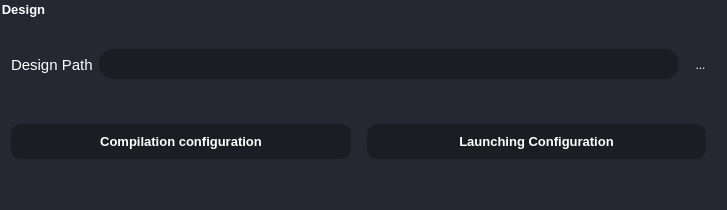
<?xml version="1.0" encoding="UTF-8"?>
<ui version="4.0">
 <class>DesignBox</class>
 <widget class="QGroupBox" name="DesignBox">
  <property name="geometry">
   <rect>
    <x>0</x>
    <y>0</y>
    <width>727</width>
    <height>210</height>
   </rect>
  </property>
  <property name="font">
   <font>
    <pointsize>10</pointsize>
    <weight>75</weight>
    <bold>true</bold>
   </font>
  </property>
  <property name="windowTitle">
   <string>GroupBox</string>
  </property>
  <property name="styleSheet">
   <string notr="true">QGroupBox{
background-color:rgb(37, 40, 50);
color: white;
	border-radius: 15px;
}
QLabel{
color: white;

}
QLineEdit{
	border: 0px solid rgb(37, 39, 48);
	height: 30px;
	border-radius: 15px;
	color: white;
	padding-left: 20px;
	padding-right: 20px;
	background-color: rgb(27, 29, 35);
}
QLineEdit:hover{
	border: 2px solid rgb(64, 71, 88)
}
QLineEdit:focus{
	border: 3px solid rgb(91, 101, 124);
	color: white;
}
QLineEdit:disabled {
	background-color: #808080;
}
/* ToolButton */
QToolButton {
	border: 0px;
	width: 28px;
	height: 28px;
	background-color: transparent;
	color: rgb(255, 255, 255);
	border-radius: 15px;
}
QToolButton:hover {
	background-color: rgb(57, 65, 80);
	border: 2px solid rgb(61, 70, 86);
}
QToolButton:pressed {
	background-color: rgb(35, 40, 49);
	border: 2px solid rgb(43, 50, 61);
}
QPushButton{
	background-color: rgb(27, 29, 35);
}
QPushButton {
	border: 0px solid rgb(52, 59, 72);
	color: rgb(255, 255, 255);
	border-radius: 10px;
	margin-right:10px;
}
QPushButton:hover {
	background-color: rgb(57, 65, 80);
	border: 5px solid transparent;
}
QPushButton:pressed {
	background-color: rgb(35, 40, 49);
	border: 7px solid transparent;
}
QPushButton:disabled {
	background-color: rgb(102, 109, 122);
	color: rgb(168, 168, 168);
}

</string>
  </property>
  <property name="title">
   <string>Design</string>
  </property>
  <layout class="QGridLayout" name="gridLayout">
   <item row="0" column="0">
    <layout class="QHBoxLayout" name="DesignPath_horizontalLayout">
     <item>
      <widget class="QLabel" name="DesignPath_label">
       <property name="font">
        <font>
         <family>MS Shell Dlg 2</family>
         <pointsize>11</pointsize>
         <weight>50</weight>
         <italic>false</italic>
         <bold>false</bold>
        </font>
       </property>
       <property name="lineWidth">
        <number>0</number>
       </property>
       <property name="text">
        <string>Design Path</string>
       </property>
      </widget>
     </item>
     <item>
      <widget class="QLineEdit" name="DesignPath_lineEdit">
       <property name="focusPolicy">
        <enum>Qt::ClickFocus</enum>
       </property>
       <property name="styleSheet">
        <string notr="true"/>
       </property>
      </widget>
     </item>
     <item>
      <widget class="QToolButton" name="BrowseDesignPath_button">
       <property name="styleSheet">
        <string notr="true"/>
       </property>
       <property name="text">
        <string>...</string>
       </property>
       <property name="icon">
        <iconset>
         <normaloff>:/icons/icons/folder_icon.png</normaloff>:/icons/icons/folder_icon.png</iconset>
       </property>
      </widget>
     </item>
    </layout>
   </item>
   <item row="1" column="0">
    <layout class="QHBoxLayout" name="Configurations_horizontalLayout">
     <item>
      <widget class="QPushButton" name="CompilationConfig_button">
       <property name="sizePolicy">
        <sizepolicy hsizetype="Preferred" vsizetype="Fixed">
         <horstretch>0</horstretch>
         <verstretch>0</verstretch>
        </sizepolicy>
       </property>
       <property name="minimumSize">
        <size>
         <width>150</width>
         <height>35</height>
        </size>
       </property>
       <property name="font">
        <font>
         <pointsize>10</pointsize>
         <weight>75</weight>
         <bold>true</bold>
        </font>
       </property>
       <property name="focusPolicy">
        <enum>Qt::NoFocus</enum>
       </property>
       <property name="styleSheet">
        <string notr="true"/>
       </property>
       <property name="text">
        <string>Compilation configuration</string>
       </property>
      </widget>
     </item>
     <item>
      <widget class="QPushButton" name="LaunchingConfig_button">
       <property name="sizePolicy">
        <sizepolicy hsizetype="Preferred" vsizetype="Fixed">
         <horstretch>0</horstretch>
         <verstretch>0</verstretch>
        </sizepolicy>
       </property>
       <property name="minimumSize">
        <size>
         <width>150</width>
         <height>35</height>
        </size>
       </property>
       <property name="font">
        <font>
         <pointsize>10</pointsize>
         <weight>75</weight>
         <bold>true</bold>
        </font>
       </property>
       <property name="focusPolicy">
        <enum>Qt::NoFocus</enum>
       </property>
       <property name="styleSheet">
        <string notr="true"/>
       </property>
       <property name="text">
        <string>Launching Configuration</string>
       </property>
      </widget>
     </item>
    </layout>
   </item>
  </layout>
 </widget>
 <resources/>
 <connections/>
</ui>
